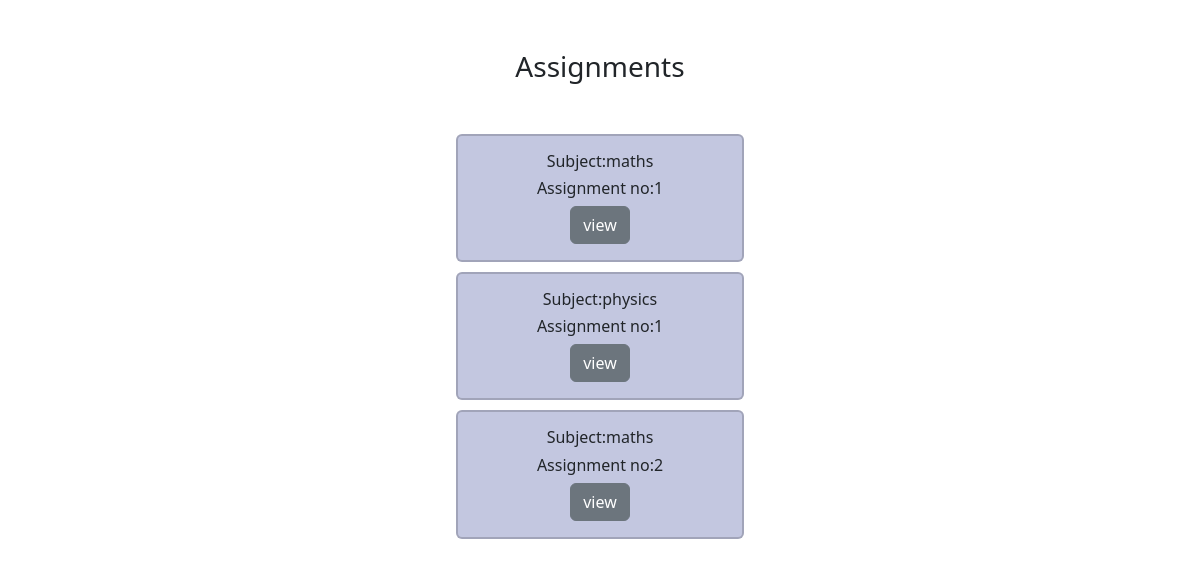
The app's page /viewasg/1 with its own data.
### smsapp/models.py (models this page shows)
class asgmntmodel2(models.Model):
    cla=models.CharField(max_length=20)
    su=models.CharField(max_length=20)
    ano=models.CharField(max_length=20)
    due=models.CharField(max_length=20)
    asg=models.ImageField(upload_to="smsapp/static")

### smsapp/views.py (the view)
# urls.py: path('viewasg/<int:id>',viewasg),
def viewasg(request,id):
    obj=registermodel.objects.get(id=id)
    cls=obj.clss
    a=asgmntmodel2.objects.filter(cla=cls)
    return render(request,'viewasg.html',{'a':a})

### smsapp/templates/viewasg.html (shortened to what this page needs)
<!DOCTYPE html>
<html lang="en">
<head>
    <link href="https://cdn.jsdelivr.net/npm/bootstrap@5.3.0/dist/css/bootstrap.min.css" rel="stylesheet">
      {% load static %}
</head>
<body>
    <div style="text-align: center;padding-top: 50px;">
        <h3>Assignments</h3>
    </div>
    <div style="margin: 50px;" >
        {% for i in a %}
        <div class="card" style="width: 18rem;margin:0 auto;margin-bottom: 10px;text-align: center;background-color: rgb(195, 199, 224);border-width: 2px;">
            <div class="card-body">
            <h6 class="card-title">Subject:{{i.su}}</h6>
            <h6 class="card-title">Assignment no:{{i.ano}}</h6>
            <a href="/sbjtasg/{{i.id}}" class="btn btn-secondary">view</a>
            </div>
        </div>
        {% endfor %}
    </div>
</body>
</html>

### smsapp/templates/viewasg.html (style rules this page uses)
body { background-image:url(https://wallpapercave.com/wp/wp2561064.jpg) ; background-repeat: no-repeat; background-size:cover; position: relative; }

### records on screen
asgmntmodel2: su "maths", ano "1"
asgmntmodel2: su "physics", ano "1"
asgmntmodel2: su "maths", ano "2"
